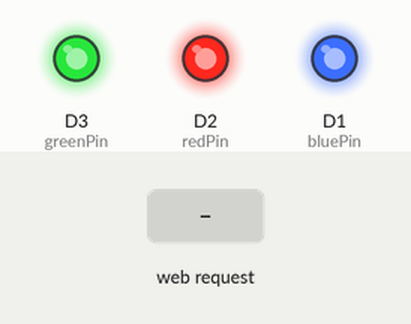
This sketch was run on a simulated ESP8266 (NodeMCU). Shown: output pins drawn as LEDs (lit = HIGH). The inputs (shaded band) are chosen by the test bench. WiFi joins after 1.5 s; servers stay silent unless stated; what the sketch prints to the serial monitor is not drawn.

Above: at 2.7 s.
2.8 s: HTTP request GET /pattern1 received
At 3.2 s:
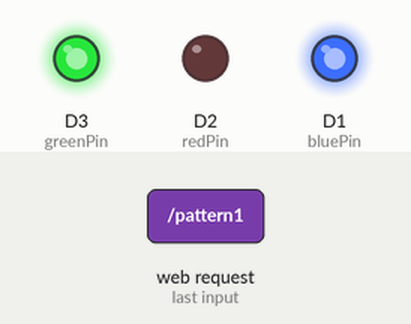
At 4.4 s:
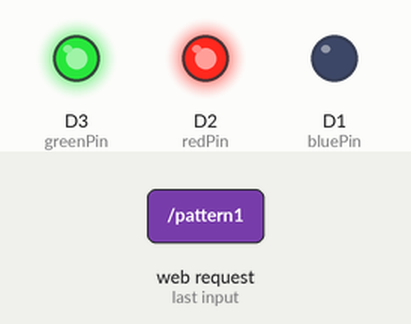
5.3 s: HTTP request GET /rainbowWave received
At 5.6 s:
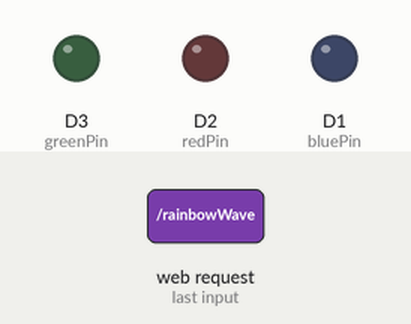
Timing chart, 0 to 8.3 s (numbered marks = the images above; inputs shaded):
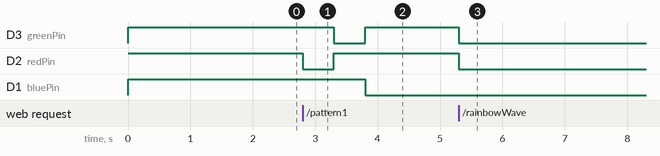

Measured:
- after the input at 2.8 s, D3 (greenPin): HIGH → LOW after 0.50 s, → HIGH 0.50 s later; D2 (redPin): HIGH → LOW at once, → HIGH 0.50 s later; D1 (bluePin): HIGH → LOW after 1.0 s
- after the input at 5.3 s, D3 (greenPin), D2 (redPin): HIGH → LOW at once

The sketch:

esp32-IoT-node-RED.ino
```cpp
#include <ESP8266WiFi.h>
#include <ESP8266WebServer.h>

// Wi-Fi credentials
const char* ssid = "TP-Link_GGWP";
const char* password = "Dodecahedron!";

// LED pins (active low)
const int bluePin= D1;
const int redPin= D2;
const int greenPin= D3;

// ESP8266 web server
ESP8266WebServer server(80);

// Function prototypes
void setupWiFi();
void setColor(int redValue, int greenValue, int blueValue);
void handlePattern1();
void handleRainbowWave();
void handleStaticColor();
void pattern1();
void rainbowWave();
void staticColor(int red, int green, int blue);

void setup() {
  Serial.begin(115200);

  // Configure LED pins as outputs
  pinMode(redPin, OUTPUT);
  pinMode(greenPin, OUTPUT);
  pinMode(bluePin, OUTPUT);

  // Set LEDs off initially
  setColor(1, 1, 1);

  // Connect to Wi-Fi
  setupWiFi();

  // Define server routes
  server.on("/pattern1", handlePattern1);
  server.on("/rainbowWave", handleRainbowWave);
  server.on("/staticColor", handleStaticColor);

  // Start the server
  server.begin();
  Serial.println("HTTP server started");
}

void loop() {
  server.handleClient();
}

void setupWiFi() {
  Serial.println("Connecting to Wi-Fi...");
  WiFi.begin(ssid, password);

  while (WiFi.status() != WL_CONNECTED) {
    delay(500);
    Serial.print(".");
  }

  Serial.println("\nWi-Fi connected!");
  Serial.print("IP address: ");
  Serial.println(WiFi.localIP());
}

void setColor(int redValue, int greenValue, int blueValue) {
  digitalWrite(redPin, redValue);
  digitalWrite(greenPin, greenValue);
  digitalWrite(bluePin, blueValue);
}

void handlePattern1() {
  pattern1();
  server.send(200, "text/plain", "Pattern 1 executed");
}

void handleRainbowWave() {
  rainbowWave();
  server.send(200, "text/plain", "Rainbow wave executed");
}

void handleStaticColor() {
  String red = server.arg("red");
  String green = server.arg("green");
  String blue = server.arg("blue");

  staticColor(red.toInt(), green.toInt(), blue.toInt());
  server.send(200, "text/plain", "Static color set");
}

void pattern1() {
  Serial.println("Pattern 1: Red -> Green -> Blue");
  setColor(0, 1, 1); // Red
  delay(500);
  setColor(1, 0, 1); // Green
  delay(500);
  setColor(1, 1, 0); // Blue
  delay(500);
}

void rainbowWave() {
  Serial.println("Rainbow wave pattern");
  for (int i = 0; i < 256; i++) {
    int red = sin(i * 0.024) * 127 + 128;
    int green = sin(i * 0.024 + 2.094) * 127 + 128;
    int blue = sin(i * 0.024 + 4.188) * 127 + 128;
    setColor(!red, !green, !blue); // Convert to active low
    delay(30);
  }
}

void staticColor(int red, int green, int blue) {
  Serial.println("Static color");
  setColor(!red, !green, !blue); // Convert to active low
}
```
